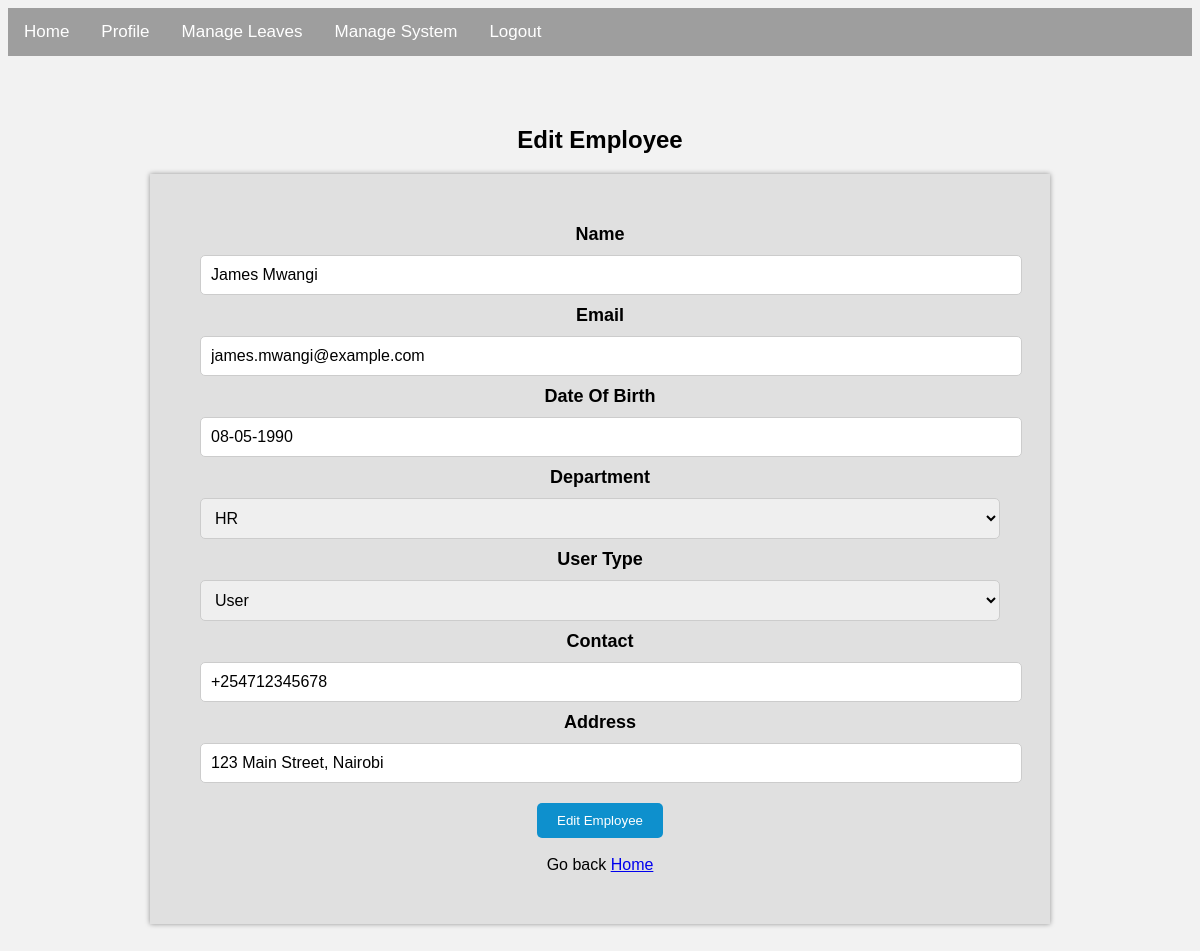
/admin/editemployee.php?id=1 (signed in), run on the app's committed database.
### tables this page shows
CREATE TABLE `employee` (
  `id` int(11) NOT NULL,
  `name` varchar(255) NOT NULL,
  `email` varchar(255) NOT NULL,
  `mobile` varchar(15) NOT NULL,
  `password` varchar(255) NOT NULL,
  `department_id` int(11) NOT NULL,
  `address` varchar(2000) NOT NULL,
  `birthday` date NOT NULL,
  `role` enum('admin','user') NOT NULL DEFAULT 'user'
);

### admin/editemployee.php (the view, shortened to what this page needs)
<?php
require_once '../config.php';
$employee_id = $_GET['id'];
$query = "SELECT * FROM employee WHERE id = $employee_id";
$result = mysqli_query($con, $query);
$row = mysqli_fetch_assoc($result);
$employee_name = $row['name'];
$employee_email = $row['email'];
$employee_mobile = $row['mobile'];
$employee_department_id = $row['department_id'];
$employee_address = $row['address'];
$employee_birthday = $row['birthday'];
$employee_role = $row['role'];
?>
<!DOCTYPE html>
<html lang="en">
<head>
    <link rel="stylesheet" href="../css/employee.css">
</head>
<body>
    <div class="topnav">
        <a href="index.php">Home</a>
        <a href="profile.php">Profile</a>
        <a href="manage_leaves.php">Manage Leaves</a>
        <a href="other.php">Manage System</a>
        <a href="../logout.php">Logout</a>
    </div>
    <div class="content">
        <h2>Edit Employee</h2>
        <div class="container">
            <form name="myForm" method="post" enctype="multipart/form-data" onsubmit="return validateForm()">
                <div class="form-group">
                    <label class="form-label" for="name">Name</label>
                    <input id="name" name="name" type="text" class="form-input" placeholder="Name" value="<?php echo $employee_name; ?>">
                </div>
                <div class="form-group">
                    <label class="form-label" for="email">Email</label>
                    <input id="email" name="email" type="text" class="form-input" placeholder="Email" value="<?php echo $employee_email; ?>">
                </div>
                <div class="form-group">
                    <label class="form-label" for="birthday">Date Of Birth</label>
                    <input id="birthday" name="birthday" type="text" class="form-input" placeholder="dd-mm-yyyy" value="<?php echo date('d-m-Y', strtotime($employee_birthday)); ?>">
                </div>
                <div class="form-group">
                    <label class="form-label" for="department_id">Department</label>
                    <select id="department_id" name="department_id" class="form-input" required>
                        <?php
                        $res = mysqli_query($con, "SELECT * FROM department ORDER BY name DESC");
                        while ($row = mysqli_fetch_assoc($res)) {
                            if ($employee_department_id == $row['id']) {
                                echo "<option selected='selected' value=" . $row['id'] . ">" . $row['name'] . "</option>";
                            } else {
                                echo "<option value=" . $row['id'] . ">" . $row['name'] . "</option>";
                            }
                        }
                        ?>
                    </select>
                </div>
                <div class="form-group">
                    <label class="form-label" for="role">User Type</label>
                    <select id="role" name="role" class="form-input">
                        <option value="User" <?php if ($employee_role == 'User') echo 'selected'; ?>>User</option>
                    </select>
                </div>
                <div class="form-group">
                    <label class="form-label" for="mobile">Contact</label>
                    <input id="mobile" name="mobile" type="text" class="form-input" placeholder="Mobile" value="<?php echo $employee_mobile; ?>">
                </div>
                <div class="form-group">
                    <label class="form-label" for="address">Address</label>
                    <input id="address" name="address" type="text" class="form-input" placeholder="Address" value="<?php echo $employee_address; ?>">
                </div>
                <div class="form-control">
                    <button class="form-button" type="submit" class="btn btn-primary" name="update_employee">Edit Employee</button>
                </div>
                <br>
                <div class="panel-footer">Go back <a href="index.php">Home</a></div>
            </form>
        </div>
    </div>
</body>
</html>

### css/employee.css (style rules this page uses)
body { background-color: #f2f2f2; font-family: Arial, sans-serif; }
.topnav { background-color: #9e9e9e; overflow: hidden; }
.topnav a { float: left; color: white; text-align: center; padding: 14px 16px; text-decoration: none; font-size: 17px; }
.content { padding: 50px; text-align: center; }
.container { max-width: 800px; margin: 0 auto; padding: 50px; background-color: #e0e0e0; box-shadow: 0px 0px 5px 0px rgba(0, 0, 0, 0.4); }
.form-group { margin-bottom: 10px; }
.form-label { display: block; margin-bottom: 10px; font-size: 18px; font-weight: bold; }
.form-input { display: block; width: 100%; padding: 10px; font-size: 16px; border: 1px solid #ccc; border-radius: 5px; transition: border-color 0.3s ease-in-out; }
.form-control { margin-top: 20px; }
.form-button { display: inline-block; padding: 10px 20px; background-color: #0e90cd; color: white; text-decoration: none; border-radius: 5px; transition: all 0.3s ease-in-out; border: none; cursor: pointer; }

### data on the page
employee: name "James Mwangi", email "james.mwangi@example.com", birthday "08-05-1990", mobile "+254712345678", address "123 Main Street, Nairobi"

### other printed values
form field department_id "HR"
